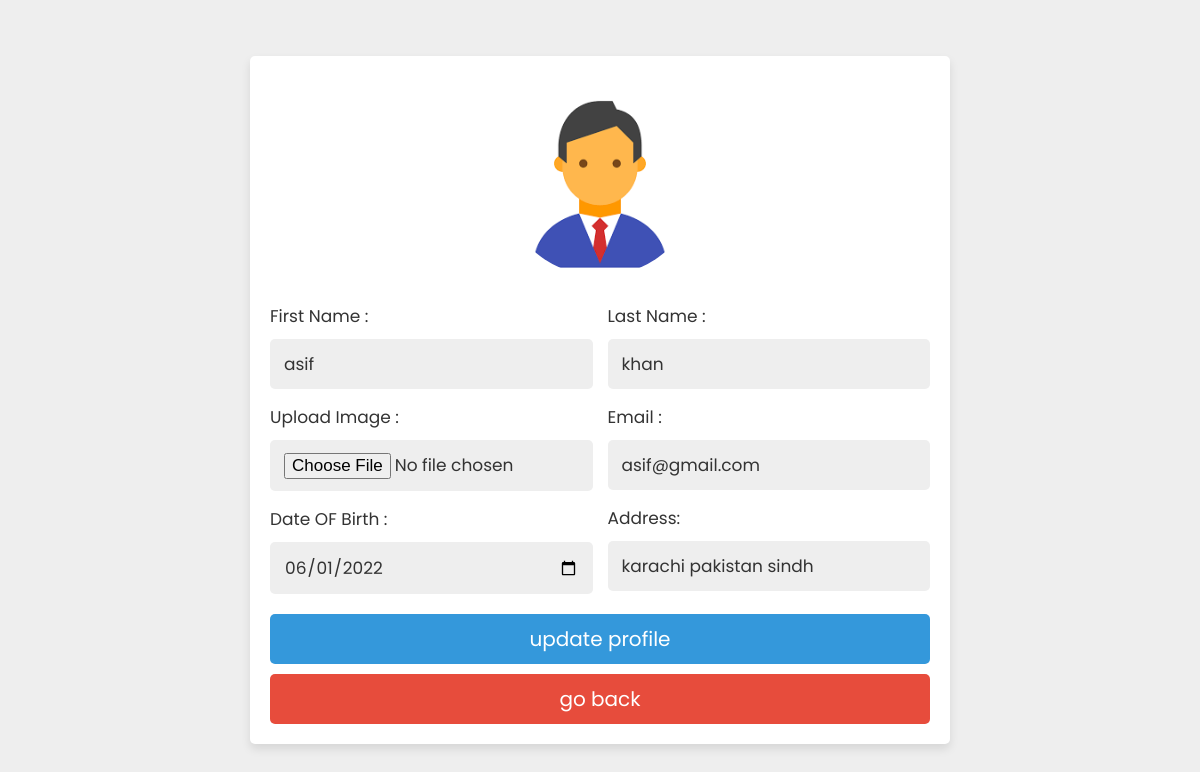
Page /profile_update.php (signed in) on the committed database.
### tables this page shows
CREATE TABLE `user` (
  `user_id` int(11) NOT NULL AUTO_INCREMENT,
  `role_id` int(11) DEFAULT NULL,
  `first_name` varchar(50) NOT NULL,
  `last_name` varchar(50) NOT NULL,
  `email` varchar(50) DEFAULT NULL,
  `password` text NOT NULL,
  `gender` enum('Male','Female') DEFAULT NULL,
  `date_of_birth` date DEFAULT NULL,
  `user_image` text DEFAULT NULL,
  `address` text DEFAULT NULL,
  `is_approved` enum('Pending','Approved','Rejected') DEFAULT 'Pending',
  `is_active` enum('Active','InActive') DEFAULT NULL,
  `created_at` timestamp NOT NULL DEFAULT current_timestamp() ON UPDATE current_timestamp(),
  `updated_at` timestamp NULL DEFAULT NULL,
  PRIMARY KEY (`user_id`),
  KEY `role_id` (`role_id`),
  CONSTRAINT `user_ibfk_1` FOREIGN KEY (`role_id`) REFERENCES `role` (`role_id`) ON DELETE CASCADE ON UPDATE CASCADE
);

### profile_update.php (the view, shortened to what this page needs)
<?php
      include("connection/connection.php");
          $user_id=isset($_SESSION['admin']['user_id'])?$_SESSION['admin']['user_id']:"";
 ?>
<!DOCTYPE html>
<html lang="en">
<head>
   <link rel="stylesheet" href="css/style.css">
</head>
<body style="background-color:#717482">
<div class="update-profile">
   <?php
      $select = mysqli_query($connect, "SELECT * FROM user WHERE user_id = '$user_id' and role_id=1") or die('query failed');
      if(mysqli_num_rows($select) > 0){
         $fetch = mysqli_fetch_assoc($select);
      }
   ?>
   <form action="" method="post" enctype="multipart/form-data">
      <?php
         if(isset($fetch['role_id'])==1){
            ?>
            <img style="border-radius:50%; height: 200px; width: 200px" src="<?php echo 'images/'.$fetch['user_image'];?>">
            <?php
         }
         else{
            ?>
            <img height="50px" src="images/default-avatar.png">
            <?php
         }
      ?>
      <div class="flex">
         <div class="inputBox">
            <span>First Name :</span>
            <input type="text" name="ufirst_name" value="<?php echo isset($fetch['first_name'])?$fetch['first_name']:""; ?>" class="box">
            <span> Upload Image :</span>
            <input type="file" name="image" accept="image/jpg, image/jpeg, image/png" class="box">
            <span>Date OF Birth :</span>
            <input type="date" name="udate_of_birth" value="<?php echo isset($fetch['date_of_birth'])?$fetch['date_of_birth']:""; ?>" class="box">
           </div>
         <div class="inputBox">
               <span>Last Name :</span>
            <input type="text" name="ulast_name" value="<?php echo isset($fetch['last_name'])?$fetch['last_name']:""; ?>" class="box">
              <span>Email :</span>
            <input type="email" name="uemail" value="<?php echo isset($fetch['email'])?$fetch['email']:""; ?>" class="box">
              <span>Address:</span>
            <input type="text" name="uaddress"value="<?php echo isset($fetch['address'])?$fetch['address']:""?>" placeholder="enter address" class="box">
         </div>
      </div>
      <input type="submit" value="update profile" name="update_profile" class="btn">
      <a href="home.php" class="delete-btn">go back</a>
   </form>
</div>
</body>
</html>

### css/style.css (style rules this page uses)
:root { --blue:#3498db; --dark-blue:#2980b9; --red:#e74c3c; --dark-red:#c0392b; --black:#333; --white:#fff; --light-bg:#eee; --box-shadow:0 5px 10px rgba(0,0,0,.1); }
* { font-family: 'Poppins', sans-serif; margin:0; padding:0; box-sizing: border-box; outline: none; border: none; text-decoration: none; }
.btn, .delete-btn { width: 100%; border-radius: 5px; padding:10px 30px; color:var(--white); display: block; text-align: center; cursor: pointer; font-size: 20px; margin-top: 10px; }
.btn { background-color: var(--blue); }
.delete-btn { background-color: var(--red); }
.update-profile { min-height: 100vh; background-color: var(--light-bg); display: flex; align-items: center; justify-content: center; padding:20px; }
.update-profile form { padding:20px; background-color: var(--white); box-shadow: var(--box-shadow); text-align: center; width: 700px; text-align: center; border-radius: 5px; }
.update-profile form img { height: 200px; width: 200p; border-radius: 50%; object-fit: cover; margin-bottom: 5px; }
.update-profile form .flex { display: flex; justify-content: space-between; margin-bottom: 20px; gap:15px; }
.update-profile form .flex .inputBox { width: 49%; }
.update-profile form .flex .inputBox span { text-align: left; display: block; margin-top: 15px; font-size: 17px; color:var(--black); }
.update-profile form .flex .inputBox .box { width: 100%; border-radius: 5px; background-color: var(--light-bg); padding:12px 14px; font-size: 17px; color:var(--black); margin-top: 10px; }

### rows in the picture
user: user_image (picture), ufirst_name "asif", udate_of_birth "06/01/2022", ulast_name "khan", uemail "asif@gmail.com", uaddress "karachi pakistan sindh"
